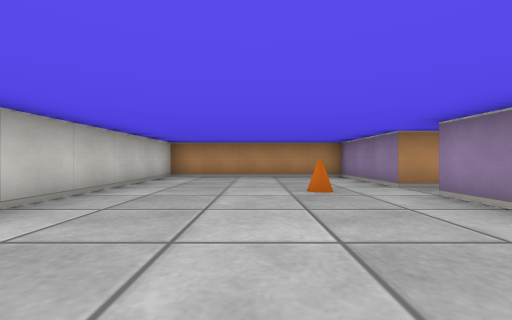
view 1 (above)

12 first-person views from a walk through a cub3D level. The camera is about half as high as the walls, looks level and sees 90° across. The floor is counted in squares. Each view is taken from the middle of a square. On the plan, view 1 faces up. The plan holds only what a view shows up to about 9 squares ahead; the rest is blank.

view 2
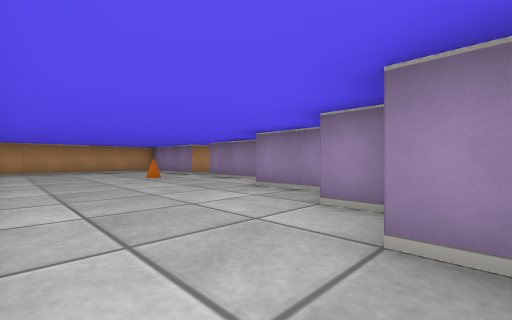

view 3
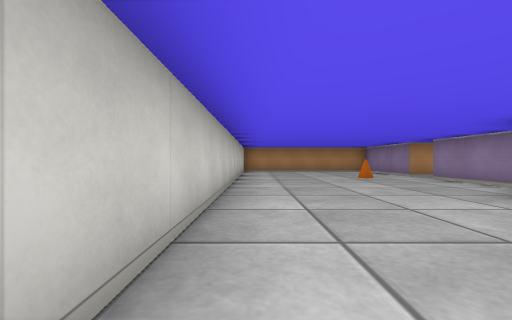

view 4
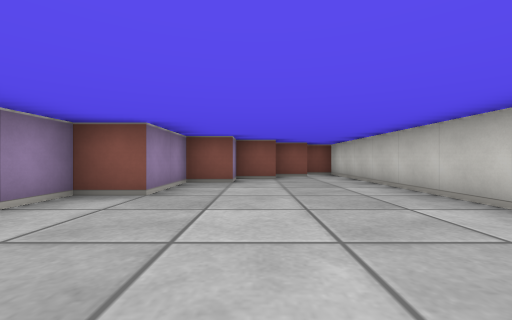

view 5
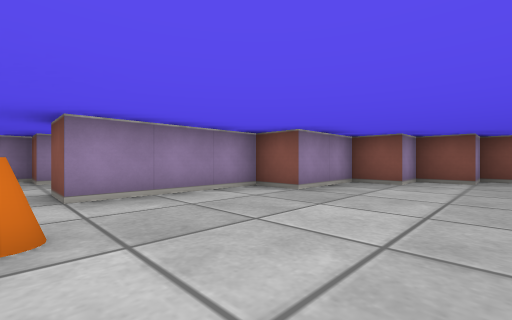

view 6
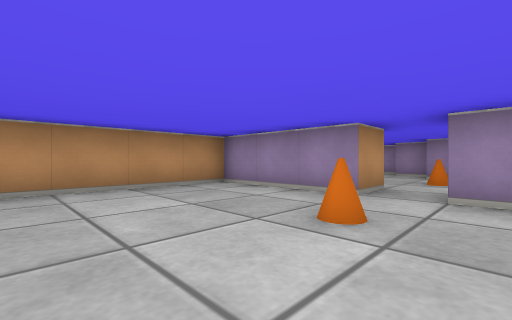

view 7
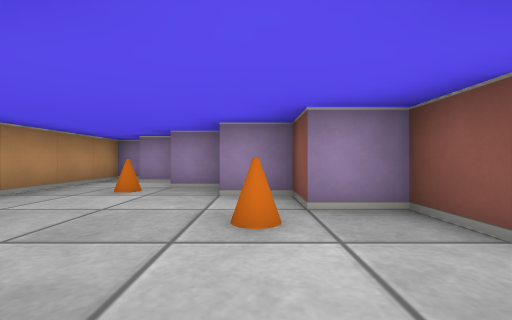

view 8
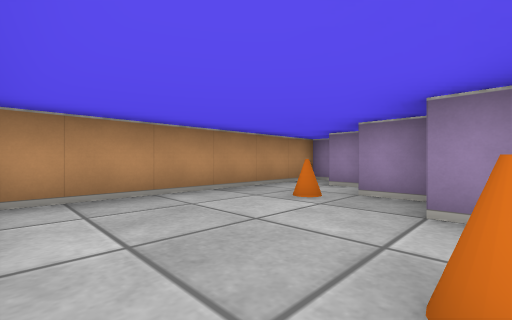

view 9
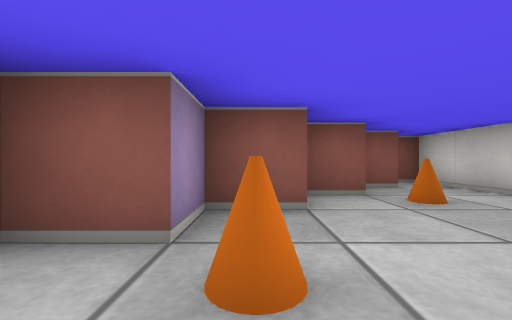

view 10
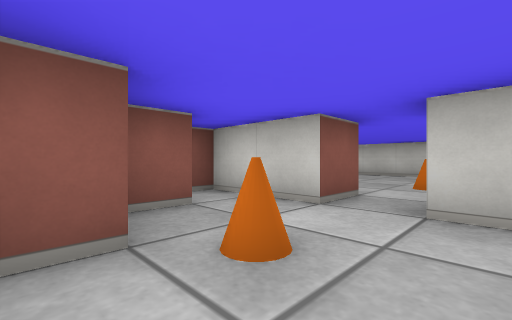

view 11
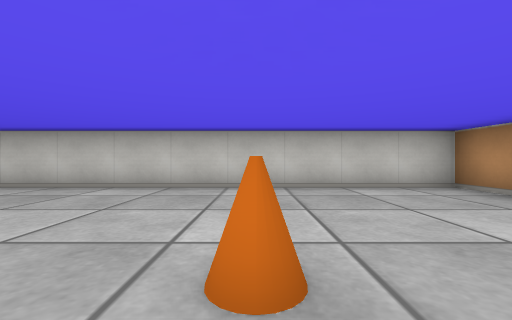

view 12
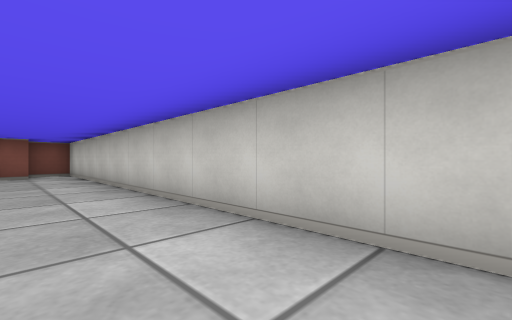

### Floor plan
Points are (right, up) in squares from view 1. A wall is a line through its corners. A room is listed if a view was taken in it or the views show most of it. See-through windows are left out.
Room 1 (views 1, 2, 3, 4, 5, 6, 11, 12)
walls: (2.5, 4.5) (2.5, 7.5) (-2.5, 7.5) (-2.5, -4.5) (-1.5, -4.5); (-1.6, -3.5) (-0.5, -3.5) (-0.5, -2.5) (0.5, -2.5) (0.5, -1.5) (1.5, -1.5) (1.5, 0.5) (2.5, 0.5) (2.5, 3.5)
ways out: opening at (3, 4) to room 2
objects: cone (1, 4)
Room 2 (views 7, 8, 9, 10)
walls: (3.5, 5) (3.5, 4.5) (2.5, 4.5); (4.4, 2.5) (5.5, 2.5) (5.5, 3.5) (6.5, 3.5) (6.5, 4.5) (7.5, 4.5) (7.5, 5.5) (8.5, 5.5); (2.5, 3.5) (3.5, 3.5) (3.5, 1.5) (4, 1.5); (8.5, 5.8) (8.5, 6.5); (9.5, 6.9) (9.5, 7.5) (4, 7.5)
ways out: opening at (3, 4) to room 1
objects: cone (5, 4); cone (7, 6)

Positions as (right, up) in squares from view 1, and headings:
1: (0, 0), facing up
2: (-2, -3), facing up-right
3: (-2, -3), facing up
4: (0, 4), facing down
5: (-1, 4), facing down-right
6: (-1, 3), facing up-right
7: (3, 4), facing right
8: (4, 4), facing up-right
9: (7, 7), facing down
10: (6, 5), facing down-left
11: (2, 4), facing left
12: (-1, 5), facing down-left
